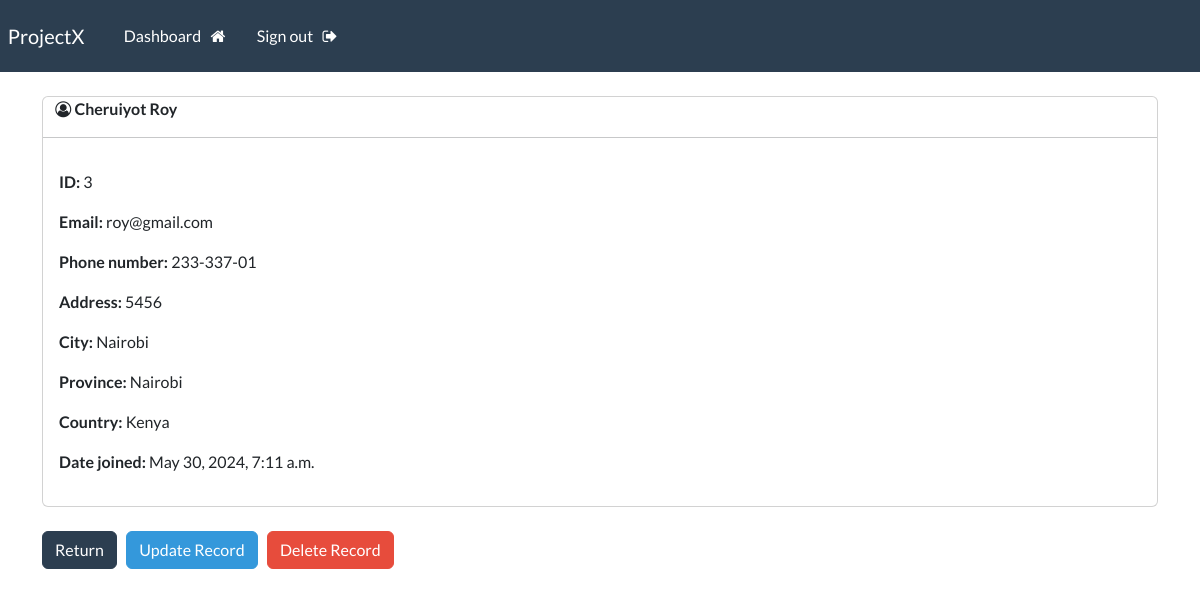
Page /view-record/3 (signed in) on the committed database.
### crm_app/models.py (models this page shows, shortened)
class Record(models.Model):
    date_joined = models.DateTimeField(default=timezone.now)
    first_name = models.CharField(max_length=100)
    last_name = models.CharField(max_length=100)
    email = models.CharField(max_length=255)
    phone = models.CharField(max_length=20)
    address = models.CharField(max_length=300)
    city = models.CharField(max_length=255)
    province = models.CharField(max_length=200)
    country = models.CharField(max_length=125)

### crm_app/views.py (the view)
# urls.py: path('view-record/<int:pk>', views.singular_record, name='view-record'),
@login_required(login_url='login')
def singular_record(request,pk):
    all_records = Record.objects.get(id=pk)
    context = {'record':all_records}
    return render(request, 'crm_app/view-record.html', context=context)

### crm_app/templates/crm_app/view-record.html (shortened to what this page needs)
{% extends 'crm_app/base.html' %}
{% block content %}
<div class="card">
    <strong>
        &nbsp; &nbsp; <i class="fa fa-user-circle-o" aria-hidden="true"></i>
        {{record.last_name}}
        {{record.first_name}}
    </strong>
    <hr>
<div class="card-body">
    <p> <strong>ID:</strong> {{record.id}} </p>
    <p> <strong>Email:</strong> {{record.email}} </p>
    <p> <strong>Phone number:</strong> {{record.phone}} </p>
    <p> <strong>Address:</strong> {{record.address}} </p>
    <p> <strong>City:</strong> {{record.city}} </p>
    <p> <strong>Province:</strong> {{record.province}} </p>
    <p> <strong>Country:</strong> {{record.country}} </p>
    <p> <strong>Date joined:</strong> {{record.date_joined}} </p>
</div>
</div>
<br>
<a href="{% url 'dashboard'  %}" class="btn btn-primary">Return</a>
<a href="{% url 'update-record' record.id %}" class="btn btn-info">Update Record</a>
<a href="{% url 'delete-record' record.id %}" class="btn btn-danger">Delete Record</a>
{% endblock content %}

### rows in the picture
Record: last_name "Cheruiyot", first_name "Roy", id "3", email "roy@gmail.com", phone "233-337-01", address "5456", city "Nairobi", province "Nairobi", country "Kenya", date_joined "May 30, 2024, 7:11 a.m."
